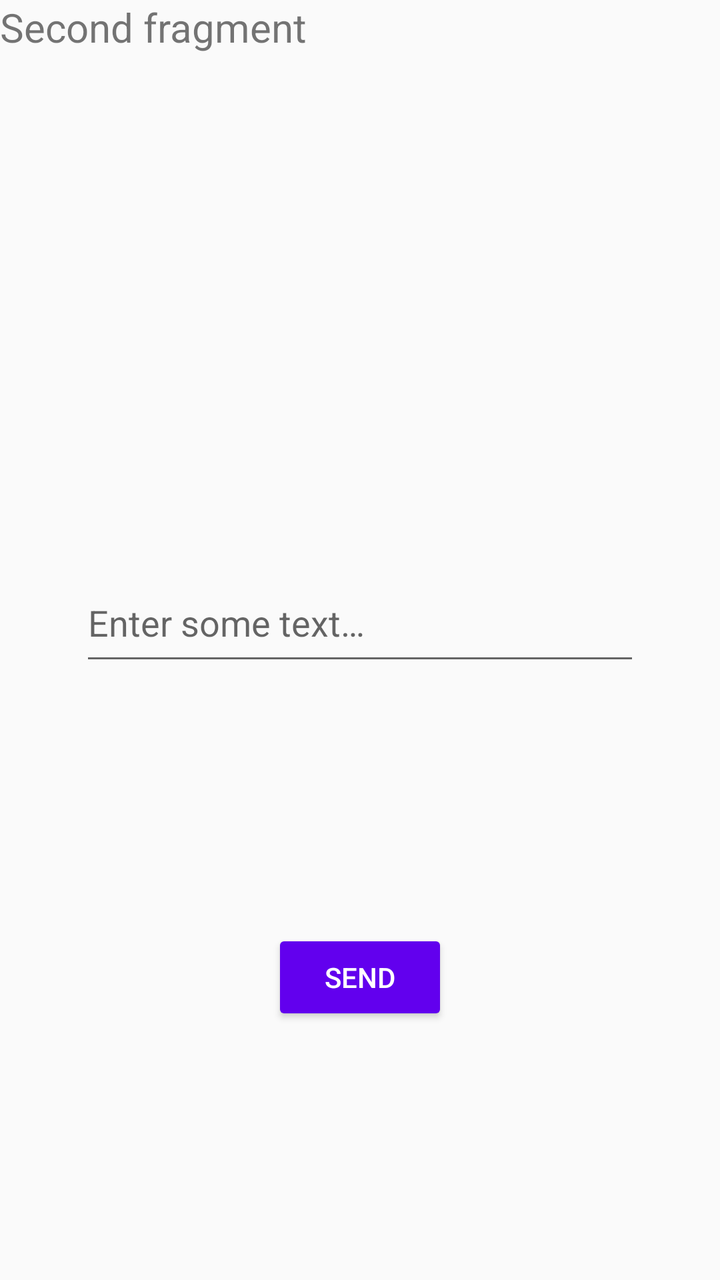
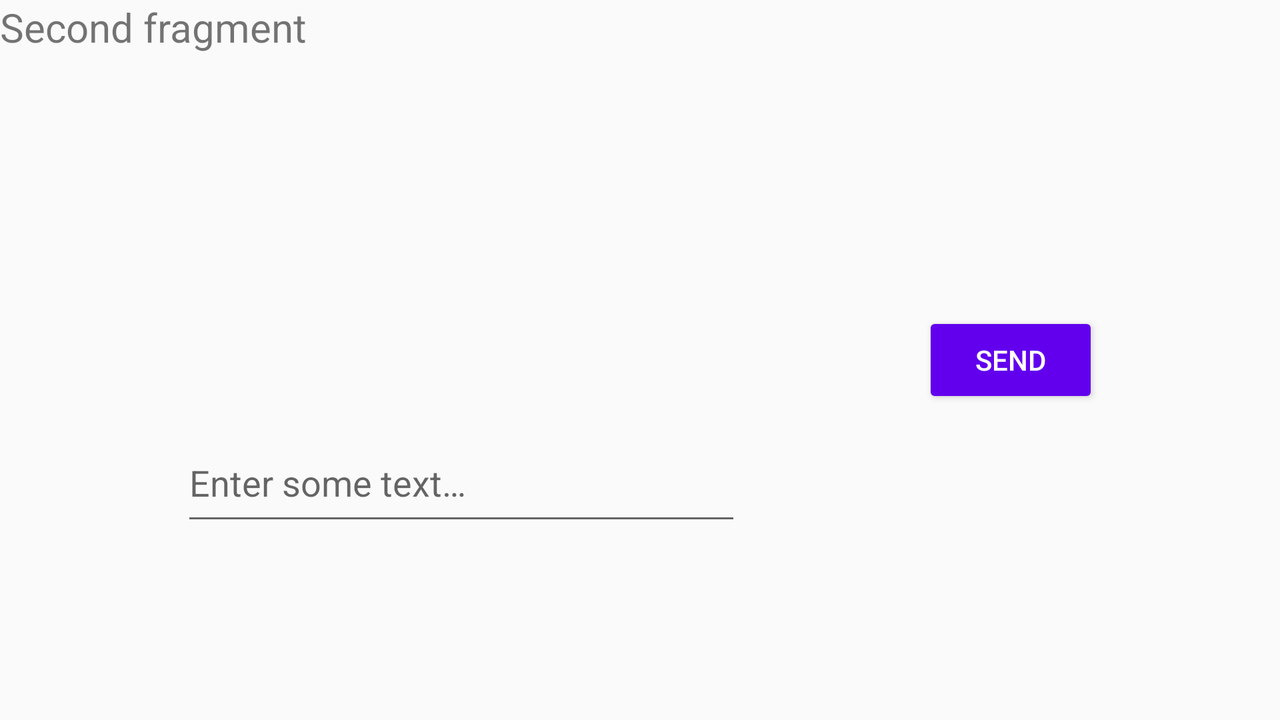

The same Android screen from two of the app's own layout files: first res/layout/ as a phone draws it, then the repository's variant for another configuration, drawn on a device whose configuration selects that folder. Both files follow.
<!-- AndroidManifest.xml: application theme Theme.TestApp -->
<!-- res/layout/fragment_second.xml -->
<?xml version="1.0" encoding="utf-8"?>
<androidx.constraintlayout.widget.ConstraintLayout xmlns:android="http://schemas.android.com/apk/res/android"
    xmlns:app="http://schemas.android.com/apk/res-auto"
    xmlns:tools="http://schemas.android.com/tools"
    android:layout_width="match_parent"
    android:layout_height="match_parent"
    tools:context=".fragment.SecondFragment">

    <androidx.appcompat.widget.AppCompatTextView
        android:layout_width="wrap_content"
        android:layout_height="wrap_content"
        android:text="@string/second_fragment"
        android:textSize="@dimen/default_text_size"
        app:layout_constraintStart_toStartOf="parent"
        app:layout_constraintTop_toTopOf="parent" />

    <androidx.appcompat.widget.AppCompatTextView
        android:id="@+id/text_view_fragment_second_show_message"
        android:layout_width="wrap_content"
        android:layout_height="wrap_content"
        android:textSize="@dimen/default_text_size"
        app:layout_constraintBottom_toTopOf="@id/edit_text_fragment_second_message"
        app:layout_constraintEnd_toEndOf="parent"
        app:layout_constraintStart_toStartOf="parent"
        app:layout_constraintTop_toTopOf="parent" />

    <androidx.appcompat.widget.AppCompatEditText
        android:id="@+id/edit_text_fragment_second_message"
        android:layout_width="@dimen/default_edit_text_width"
        android:layout_height="@dimen/default_edit_text_height"
        android:hint="@string/enter_some_text"
        app:layout_constraintBottom_toTopOf="@id/button_fragment_second_send"
        app:layout_constraintEnd_toEndOf="parent"
        app:layout_constraintStart_toStartOf="parent"
        app:layout_constraintTop_toBottomOf="@id/text_view_fragment_second_show_message" />

    <androidx.appcompat.widget.AppCompatButton
        android:id="@+id/button_fragment_second_send"
        style="@style/AppButton"
        android:layout_width="wrap_content"
        android:layout_height="wrap_content"
        android:text="@string/button_send"
        app:layout_constraintBottom_toBottomOf="parent"
        app:layout_constraintEnd_toEndOf="parent"
        app:layout_constraintStart_toStartOf="parent"
        app:layout_constraintTop_toBottomOf="@id/edit_text_fragment_second_message" />


</androidx.constraintlayout.widget.ConstraintLayout>
<!-- resources referenced by this layout -->
<resources>
  <dimen name="default_edit_text_height">56dp</dimen>
  <dimen name="default_edit_text_width">280dp</dimen>
  <dimen name="default_text_size">20sp</dimen>
  <string name="button_send">Send</string>
  <string name="enter_some_text">Enter some text…</string>
  <string name="second_fragment">Second fragment</string>
  <style name="AppButton" parent="Widget.AppCompat.Button.Colored">
          <item name="android:backgroundTint">?attr/colorPrimary</item>
          <item name="android:textColor">@android:color/white</item>
      </style>
  <style name="Theme.TestApp" parent="Theme.AppCompat.DayNight.NoActionBar">
          
          <item name="colorPrimary">@color/colorPrimary</item>
          <item name="colorPrimaryVariant">@color/purple_700</item>
          <item name="colorOnPrimary">@color/white</item>
          
          <item name="colorSecondary">@color/teal_200</item>
          <item name="colorSecondaryVariant">@color/teal_700</item>
          <item name="colorOnSecondary">@color/black</item>
          
          <item name="android:statusBarColor" tools:targetApi="l">?attr/colorPrimaryVariant</item>
          
          <item name="android:actionOverflowButtonStyle">@style/ActionButtonOverflow</item>
      </style>
  <style name="ActionButtonOverflow" parent="Widget.AppCompat.ActionButton.Overflow">
          <item name="android:src">@drawable/ic_more_vert_white_24dp</item>
      </style>
  <!-- drawable ic_more_vert_white_24dp (drawable) -->
  <?xml version="1.0" encoding="utf-8"?>
  <vector xmlns:android="http://schemas.android.com/apk/res/android"
      android:width="24dp"
      android:height="24dp"
      android:autoMirrored="true"
      android:viewportWidth="24"
      android:viewportHeight="24">
      <path
          android:fillColor="#ffffff"
          android:pathData="M12,8c1.1,0 2,-0.9 2,-2s-0.9,-2 -2,-2 -2,0.9 -2,2 0.9,2 2,2zM12,10c-1.1,0 -2,0.9 -2,2s0.9,2 2,2 2,-0.9 2,-2 -0.9,-2 -2,-2zM12,16c-1.1,0 -2,0.9 -2,2s0.9,2 2,2 2,-0.9 2,-2 -0.9,-2 -2,-2z" />
  </vector>
</resources>
<!-- res/layout-land/fragment_second.xml (the repository's variant of the layout above) -->
<!-- drawn on the phone turned sideways -->
<?xml version="1.0" encoding="utf-8"?>
<androidx.constraintlayout.widget.ConstraintLayout xmlns:android="http://schemas.android.com/apk/res/android"
    xmlns:app="http://schemas.android.com/apk/res-auto"
    xmlns:tools="http://schemas.android.com/tools"
    android:layout_width="match_parent"
    android:layout_height="match_parent"
    tools:context=".fragment.SecondFragment">

    <androidx.appcompat.widget.AppCompatTextView
        android:layout_width="wrap_content"
        android:layout_height="wrap_content"
        android:text="@string/second_fragment"
        android:textSize="@dimen/default_text_size"
        app:layout_constraintStart_toStartOf="parent"
        app:layout_constraintTop_toTopOf="parent" />

    <androidx.appcompat.widget.AppCompatTextView
        android:id="@+id/text_view_fragment_second_show_message"
        android:layout_width="wrap_content"
        android:layout_height="wrap_content"
        android:textSize="@dimen/default_text_size"
        app:layout_constraintBottom_toTopOf="@id/edit_text_fragment_second_message"
        app:layout_constraintEnd_toStartOf="@id/button_fragment_second_send"
        app:layout_constraintStart_toStartOf="parent"
        app:layout_constraintTop_toTopOf="parent" />

    <androidx.appcompat.widget.AppCompatEditText
        android:id="@+id/edit_text_fragment_second_message"
        android:layout_width="@dimen/default_edit_text_width"
        android:layout_height="@dimen/default_edit_text_height"
        android:hint="@string/enter_some_text"
        app:layout_constraintBottom_toBottomOf="parent"
        app:layout_constraintEnd_toStartOf="@id/button_fragment_second_send"
        app:layout_constraintStart_toStartOf="parent"
        app:layout_constraintTop_toBottomOf="@id/text_view_fragment_second_show_message" />

    <androidx.appcompat.widget.AppCompatButton
        android:id="@+id/button_fragment_second_send"
        style="@style/AppButton"
        android:layout_width="wrap_content"
        android:layout_height="wrap_content"
        android:text="@string/button_send"
        app:layout_constraintBottom_toBottomOf="parent"
        app:layout_constraintEnd_toEndOf="parent"
        app:layout_constraintStart_toEndOf="@id/edit_text_fragment_second_message"
        app:layout_constraintTop_toTopOf="parent" />


</androidx.constraintlayout.widget.ConstraintLayout>
